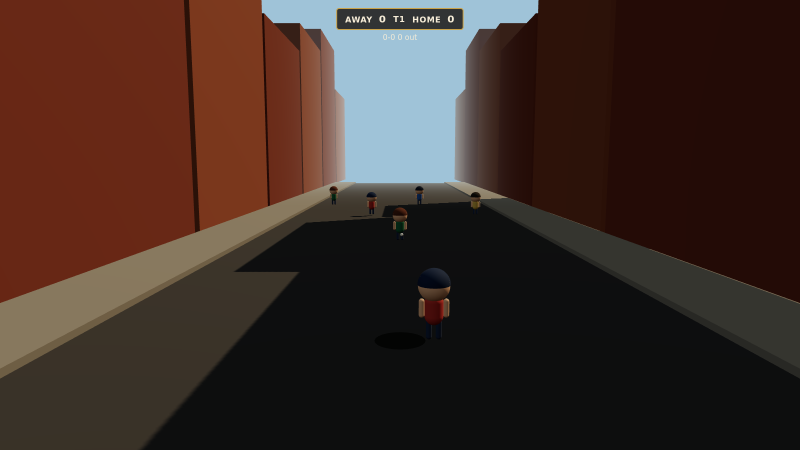
#> input picture shots/contact.png, 1600 x 900 px (shown at 1/2 size)
$ python -i artkit.py   (imports and definitions only)
#> lines starting #> are read from the running program, lines starting #| are printed output that depends on the picture
#> further down, picture is the input picture: PIL image 1600x900 RGB; mean R, G, B 62, 44, 37.4
#!/usr/bin/env python3
"""THREE SEWERS — shared art kernel.

Every sprite in the game is drawn through this module so the whole screen
speaks one visual language: chunky Backyard-Baseball silhouettes rendered in
a 1926 New York palette.

House rules (do not break these per-asset):
  1. SUPERSAMPLE. Draw at 4x, downsample LANCZOS. PIL's hard polygon edges
     are what made the placeholder art look like programmer art.
  2. INK EVERYTHING. Every sprite carries a confident outer ink line, made by
     dilating its own silhouette — not by stroking each shape.
  3. CEL SHADE, ONE SUN. Light comes from the upper left, always. Two steps:
     a hard shadow wedge and a warm rim. No gradients, no soft airbrush.
  4. ONE SATURATED COLOR. The spaldeen's pink is the only high-chroma thing
     in the game. Everything else is desaturated period cloth and stone.
  5. BIG HEADS, SMALL HANDS. Head is ~1/3 of body height; limbs are stubby
     tapered capsules. Silhouette reads at 40px tall on a phone.
"""
import math
import os
import random

from PIL import Image, ImageChops, ImageDraw, ImageFilter, ImageFont

SS = 4  # supersample factor

# ---------------------------------------------------------------- palette
# Muted 1926 stock. Values chosen to read against ASPHALT without going chalky.
INK = (38, 28, 22)
INK_SOFT = (58, 44, 34)
PAPER = (239, 227, 200)
CHALK = (255, 247, 228)
ASPHALT = (85, 80, 74)
ASPHALT_D = (66, 62, 57)
ASPHALT_L = (104, 98, 90)
BRICK = (110, 74, 50)
BRICK_D = (86, 56, 38)
BRICK_L = (132, 92, 64)
BROWNSTONE = (122, 92, 66)
PATINA = (94, 130, 114)
GOLD = (217, 164, 65)
RUST = (150, 84, 54)
SLATE = (92, 100, 112)
IRON = (54, 50, 48)
PINK = (228, 98, 111)  # spaldeen — the only saturated color on screen
PINK_L = (245, 168, 176)

SUN = (255, 236, 196)  # warm rim light
SHADOW_MUL = 0.66  # cel shadow darkening factor

# period cloth — all low chroma so the ball stays the loudest thing on screen
CLOTH = {
    "cream": (222, 206, 174),
    "oat": (206, 186, 150),
    "dust": (188, 170, 148),
    "olive": (128, 132, 96),
    "moss": (104, 122, 96),
    "sage": (140, 156, 130),
    "dustblue": (122, 144, 162),
    "steel": (98, 116, 136),
    "navy": (70, 84, 106),
    "plum": (128, 100, 116),
    "rose": (188, 140, 138),
    "ochre": (198, 156, 88),
    "mustard": (176, 148, 74),
    "rust": (162, 98, 68),
    "clay": (172, 118, 92),
    "chocolate": (108, 78, 58),
    "grey": (140, 136, 128),
    "charcoal": (86, 84, 80),
    "white": (232, 226, 210),
}

SKIN = {
    "fair": (232, 190, 158),
    "light": (222, 176, 142),
    "olive": (206, 160, 122),
    "tan": (188, 140, 104),
    "brown": (150, 106, 74),
    "deep": (116, 80, 56),
}

HAIR = {
    "black": (46, 38, 36),
    "brown": (86, 60, 42),
    "chestnut": (110, 74, 46),
    "auburn": (140, 82, 50),
    "ginger": (176, 106, 58),
    "blond": (198, 166, 106),
    "sandy": (172, 142, 96),
}


# [6 lines left out: function shade, not called in this run]


def mix(a, b, t):
    return tuple(int(a[i] + (b[i] - a[i]) * t) for i in range(3))


# ---------------------------------------------------------------- fonts
_FONT_DIRS = [
    "/usr/share/fonts/truetype/dejavu",
    "/usr/share/fonts/truetype/liberation",
    "/usr/share/fonts/truetype/freefont",
]
_FONT_FILES = {
    "serif_bold": ["DejaVuSerif-Bold.ttf", "LiberationSerif-Bold.ttf", "FreeSerifBold.ttf"],
    "serif": ["DejaVuSerif.ttf", "LiberationSerif-Regular.ttf", "FreeSerif.ttf"],
    "sans_bold": ["DejaVuSans-Bold.ttf", "LiberationSans-Bold.ttf", "FreeSansBold.ttf"],
    "cond_bold": ["DejaVuSansCondensed-Bold.ttf", "LiberationSansNarrow-Bold.ttf",
                  "DejaVuSans-Bold.ttf"],
}
_font_cache = {}


# [17 lines left out: function font, not called in this run]


def text_c(d, xy, s, f, fill, anchor="mm"):
    d.text(xy, s, font=f, fill=fill, anchor=anchor)


# [8 lines left out: function text_spaced, not called in this run]


# ---------------------------------------------------------------- canvas
class Canvas:
    """A supersampled RGBA drawing surface.

    All coordinates you pass are in FINAL pixels; the canvas scales them up
    internally, so callers never think about SS.
    """

    # [6 lines left out: function __init__, not called in this run]

    # -- primitives (final-pixel coordinates) --------------------------
    def _s(self, v):
        return v * self.ss

    def _box(self, xy):
        return [self._s(v) for v in xy]

    def ellipse(self, box, fill=None, outline=None, width=0):
        self.d.ellipse(self._box(box), fill=fill, outline=outline,
                       width=int(width * self.ss))

    def circle(self, cx, cy, r, fill=None, outline=None, width=0):
        self.ellipse([cx - r, cy - r, cx + r, cy + r], fill, outline, width)

    def rect(self, box, fill=None, outline=None, width=0):
        self.d.rectangle(self._box(box), fill=fill, outline=outline,
                         width=int(width * self.ss))

    def rrect(self, box, r, fill=None, outline=None, width=0):
        self.d.rounded_rectangle(self._box(box), radius=self._s(r), fill=fill,
                                 outline=outline, width=int(width * self.ss))

    def poly(self, pts, fill=None, outline=None, width=0):
        self.d.polygon([(self._s(x), self._s(y)) for x, y in pts], fill=fill,
                       outline=outline, width=int(width * self.ss))

    def line(self, pts, fill, width, joint="curve"):
        self.d.line([(self._s(x), self._s(y)) for x, y in pts], fill=fill,
                    width=max(1, int(width * self.ss)), joint=joint)

    def arc(self, box, a0, a1, fill, width):
        self.d.arc(self._box(box), a0, a1, fill=fill, width=max(1, int(width * self.ss)))

    def pieslice(self, box, a0, a1, fill=None, outline=None, width=0):
        self.d.pieslice(self._box(box), a0, a1, fill=fill, outline=outline,
                        width=int(width * self.ss))

    def chord(self, box, a0, a1, fill=None, outline=None, width=0):
        self.d.chord(self._box(box), a0, a1, fill=fill, outline=outline,
                     width=int(width * self.ss))

    def text(self, xy, s, f, fill, anchor="mm"):
        self.d.text((self._s(xy[0]), self._s(xy[1])), s, font=f, fill=fill, anchor=anchor)

    # -- limbs ---------------------------------------------------------
    # [76 lines left out: functions capsule, limb, sphere, form_rrect, form_capsule, overlay, not called in this run]

    def merge(self, other):
        self.img.alpha_composite(other.img)

    # -- output --------------------------------------------------------
    def resolve(self):
        return self.img.resize((self.w, self.h), Image.LANCZOS)


# ---------------------------------------------------------------- ink + light
# [16 lines left out: function ink_outline, not called in this run]


def _odd(n):
    n = int(n)
    return n if n % 2 == 1 else n + 1


# [53 lines left out: functions cel_light, drop_shadow, not called in this run]


# ---------------------------------------------------------------- surface texture
def grain(img, amount=10, seed=1):
    """Fine tooth so flat fills don't look like vector clip art."""
#> called with amount = 10, seed = 1
    rnd = random.Random(seed)
    w, h = img.size
#> w = 1600; h = 900
    noise = Image.new("L", (w, h))
#> noise: PIL image 1600x900 L; every value is 0
    noise.putdata([rnd.randint(128 - amount, 128 + amount) for _ in range(w * h)])
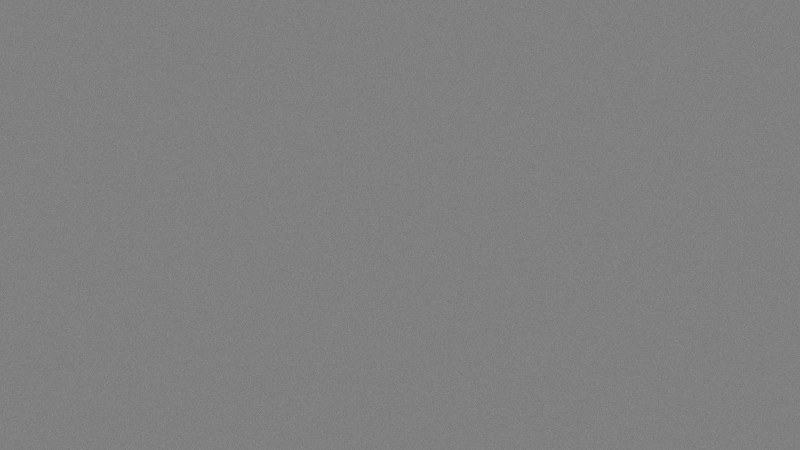
#> noise: PIL image 1600x900 L (shown at 1/2 size); min 118, max 138, mean 128
    noise = noise.filter(ImageFilter.GaussianBlur(0.4))
    rgb = img.convert("RGBA")
    r, g, b, a = rgb.split()
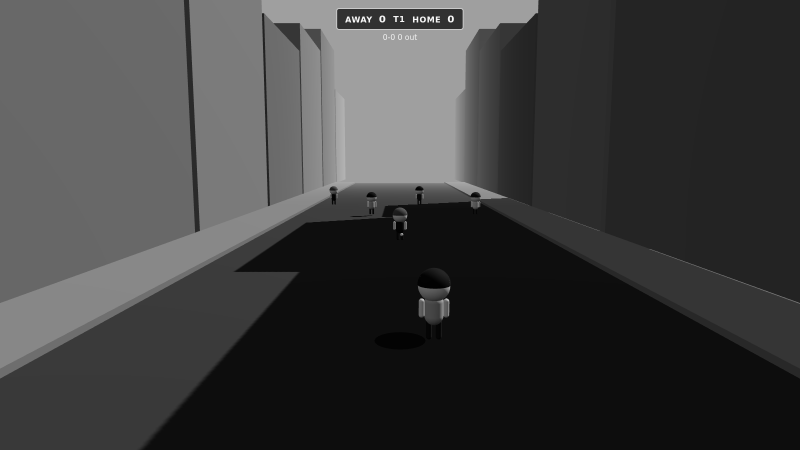
#> r: PIL image 1600x900 L (shown at 1/2 size); min 1, max 247, mean 62
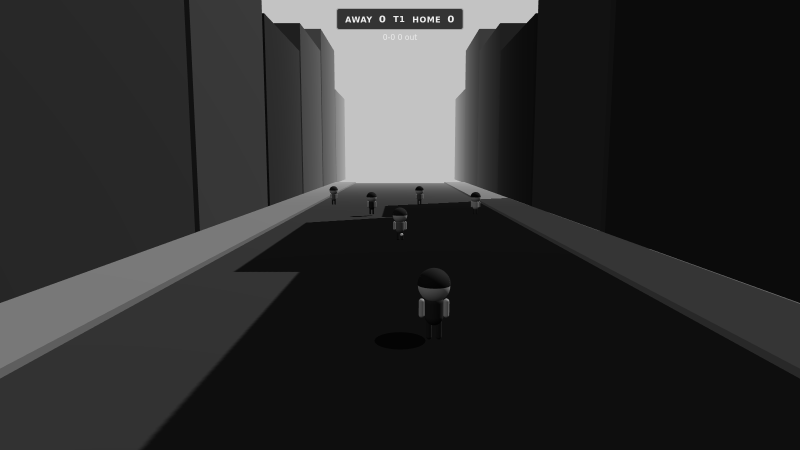
#> g: PIL image 1600x900 L (shown at 1/2 size); min 1, max 237, mean 44
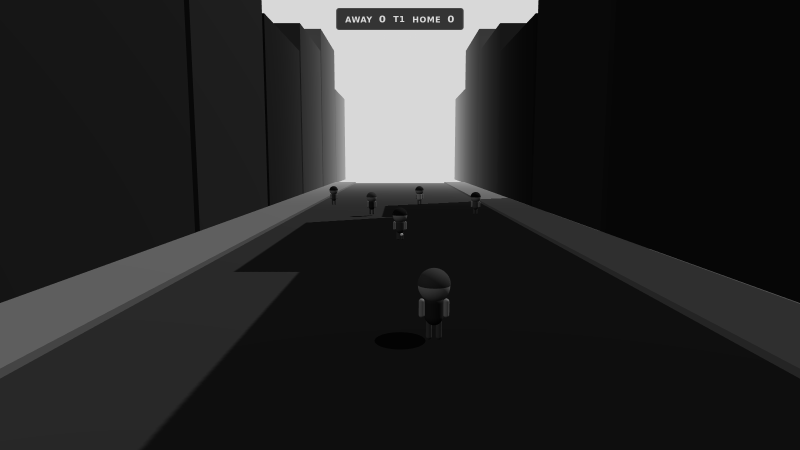
#> b: PIL image 1600x900 L (shown at 1/2 size); min 0, max 217, mean 37.4
#> a: PIL image 1600x900 L; every value is 255
    ov = noise.point(lambda v: v - 128)
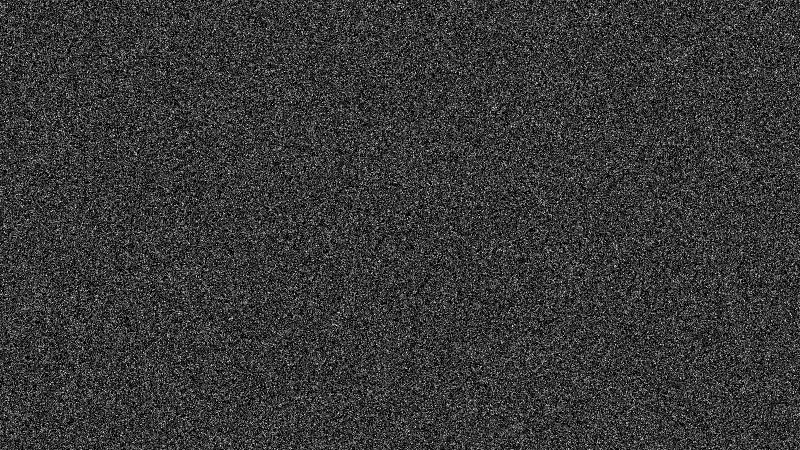
#> ov: PIL image 1600x900 L (shown at 1/2 size); min 0, max 10, mean 2.19; drawn with min black and max white
    r = ImageChops.add(r, ov, scale=1, offset=0)
    g = ImageChops.add(g, ov, scale=1, offset=0)
    b = ImageChops.add(b, ov, scale=1, offset=0)
    return Image.merge("RGBA", (r, g, b, a))


# [21 lines left out: functions speckle, finish, not called in this run]


def save(img, path):
    os.makedirs(os.path.dirname(path), exist_ok=True)
    img.save(path)

>>> from PIL import Image
>>> picture = Image.open('../../shots/contact.png')
>>> result = grain(picture)
